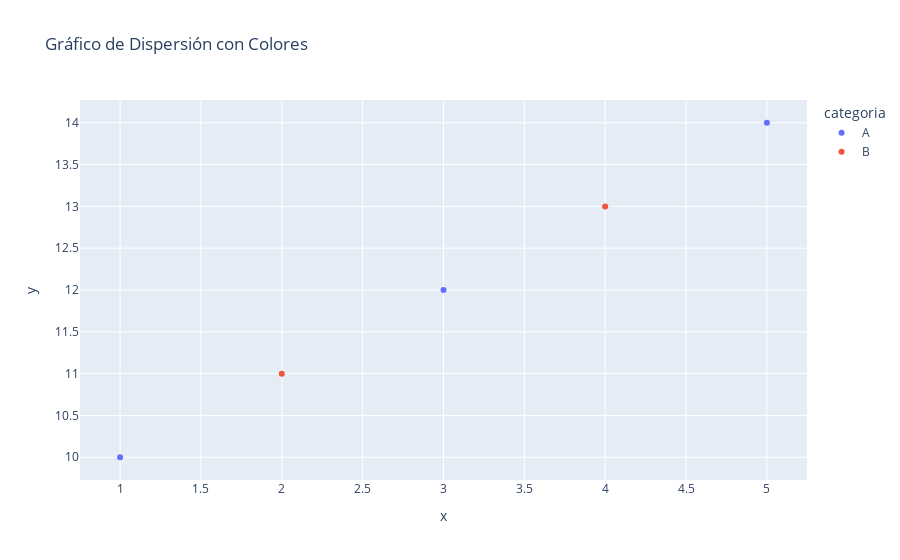

The cell this chart's notebook holds for it:
### Code cell
# Crear un DataFrame de ejemplo
df = pd.DataFrame({
    "x": [1, 2, 3, 4, 5],
    "y": [10, 11, 12, 13, 14],
    "categoria": ["A", "B", "A", "B", "A"]
})

# Crear un gráfico de dispersión con colores
fig = px.scatter(df, x="x", y="y", color="categoria", title="Gráfico de Dispersión con Colores")
fig.show()

### Figure 1 — Plotly figure (JSON) as saved in the notebook; plotly's stock layout.template omitted (floating-point values rounded to 4 significant figures)
{"data": [{"hovertemplate": "categoria=A<br>x=%{x}<br>y=%{y}<extra></extra>", "legendgroup": "A", "marker": {"color": "#636efa", "symbol": "circle"}, "mode": "markers", "name": "A", "orientation": "v", "showlegend": true, "type": "scatter", "x": [1, 3, 5], "xaxis": "x", "y": [10, 12, 14], "yaxis": "y"}, {"hovertemplate": "categoria=B<br>x=%{x}<br>y=%{y}<extra></extra>", "legendgroup": "B", "marker": {"color": "#EF553B", "symbol": "circle"}, "mode": "markers", "name": "B", "orientation": "v", "showlegend": true, "type": "scatter", "x": [2, 4], "xaxis": "x", "y": [11, 13], "yaxis": "y"}], "layout": {"legend": {"title": {"text": "categoria"}, "tracegroupgap": 0}, "title": {"text": "Gráfico de Dispersión con Colores"}, "xaxis": {"anchor": "y", "domain": [0, 1], "title": {"text": "x"}}, "yaxis": {"anchor": "x", "domain": [0, 1], "title": {"text": "y"}}}}
